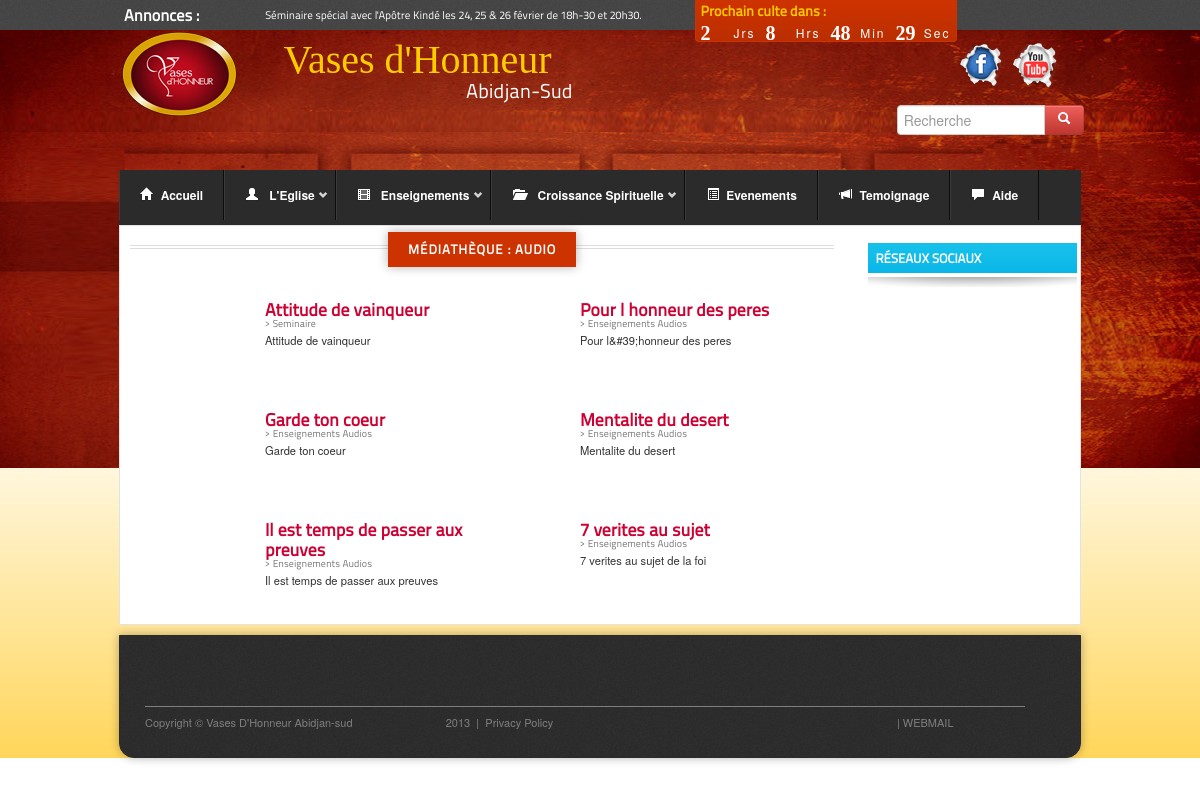
The app's page /medias.php?type=audio with its own data.
### tables this page shows
CREATE TABLE IF NOT EXISTS `articles` (
  `idArticle` int(11) NOT NULL AUTO_INCREMENT,
  `titreArticle` varchar(255) DEFAULT NULL,
  `contenuArticle` longtext,
  `autheur` varchar(45) DEFAULT NULL,
  `dateArticle` varchar(45) DEFAULT NULL,
  `postName` varchar(155) DEFAULT NULL,
  `mediaArticle` varchar(45) DEFAULT NULL,
  `categories_idCategorie` int(11) NOT NULL,
  `statuts_idStatut` int(11) NOT NULL,
  `idLangues` int(11) NOT NULL,
  `extrait` text NOT NULL,
  PRIMARY KEY (`idArticle`),
  KEY `fk_articles_categories1_idx` (`categories_idCategorie`),
  KEY `fk_articles_statuts1_idx` (`statuts_idStatut`)
);

CREATE TABLE IF NOT EXISTS `medias` (
  `idMedia` int(11) NOT NULL AUTO_INCREMENT,
  `thematique` varchar(45) DEFAULT NULL,
  `dateCreation` varchar(45) DEFAULT NULL,
  `autheur` varchar(45) DEFAULT NULL,
  `titreMedia` varchar(45) DEFAULT NULL,
  `description` text,
  `liensMedia` varchar(255) DEFAULT NULL,
  `typeMedia_idTypeMedia` int(11) NOT NULL,
  `chemin` varchar(255) NOT NULL,
  `duree` varchar(5) NOT NULL,
  `categorie` int(11) NOT NULL,
  `vignette` varchar(300) NOT NULL,
  PRIMARY KEY (`idMedia`),
  KEY `fk_medias_typeMedia1_idx` (`typeMedia_idTypeMedia`)
);

### required/class/mysql.class.php (called while the page is built, shortened)
<?php
	class MysqlConnect
	{
		public function Connecter()
		{
			if($this->connex = mysql_connect(self::SERVER,self::USER,self::PWD)){
				if($this->tb = mysql_select_db(self::DB,$this->connex)){
					return true;
				}else{
					return mysql_error();
				}
			}else{
				return mysql_error();
			}
		}
	}
?>

### required/class/cms.class.php (called while the page is built, shortened)
<?php
	require_once('mysql.class.php');
	class MyCms extends MysqlConnect{
		public $erreurs;
		public function __construct(){
			$this->erreurs = array(
									0=>"Connexion impossible au serveur de base de données",
									1=>"Paramètre vide",
									2=>"Les données que vous avez demandé n'ont pas été trouvé.",
									3=>"Aucune donnée à afficher"
							);
		}
		public function Secure($data){
			return mysql_real_escape_string(htmlentities($data));
		}
			public function CatArticle($categorie,$limite,$ordre="DESC"){
			if($limite!=0 and !empty($categorie) and strlen($categorie)>0){
				if($this->Connecter()){
					$sel = 'SELECT * FROM view_articles WHERE categorieterms = "'.$this->Secure($categorie).'" AND statut LIKE "%publie%" ORDER BY idArticle '.$this->Secure($ordre).' LIMIT '.$this->Secure($limite);
					$rep = mysql_query($sel) or exit(mysql_error());
					$n = mysql_num_rows($rep);
					if($n!=0){
						$articles = array();
						$i=0;
						while($article = mysql_fetch_array($rep)){
							$articles[$i] = $article;
							$i++;
						}
						return $articles;
					}
				}else{
					return $this->erreurs[0];
				}
			}else{
				return $this->erreurs[3];
			}
		}
			public function CatMedia($type,$limite,$ordre="DESC"){
			if($limite!=0){
				if($this->Connecter()){
					$sel = 'SELECT * FROM view_media WHERE nomMedia = "'.$this->Secure($type).'"  ORDER BY idMedia '.$this->Secure($ordre).' LIMIT '.$this->Secure($limite);
					$rep = mysql_query($sel) or exit(mysql_error());
					$n = mysql_num_rows($rep);
					if($n!=0){
						$articles = array();
						$i=0;
						while($article = mysql_fetch_array($rep)){
							$articles[$i] = $article;
							$i++;
						}
						return $articles;
					}
				}else{
					return $this->erreurs[0];
				}
			}else{
				return $this->erreurs[3];
			}
		}
	}

### medias.php (the view, shortened to what this page needs)
<!DOCTYPE html>
 <html class="no-js">
    <head>
         <link rel="stylesheet" type="text/css" media="screen" href="css/all.css" />
        <link rel="stylesheet" type="text/css" media="screen" href="css/scrollbar.css" />
        <link rel="stylesheet" type="text/css" href="css/sliderkit-site.css" media="screen, projection" />
        <link rel="stylesheet" type="text/css" href="css/sliderkit-demos.css" media="screen, projection" />
        <link rel="stylesheet" type="text/css" href="css/sliderkit-core.css" media="screen, projection" />
        <link rel="stylesheet" type="text/css" href="css/livecount.css" media="screen, projection" />
        <link rel="stylesheet" type="text/css" href="css/livecount.css" media="screen, projection" />
        <link href="css/framework2.css" rel="stylesheet" media="screen">
        <link href="css/framework-responsive2.css" rel="stylesheet" media="screen">
        <link href="css/jquery.bxslider.css" rel="stylesheet" />
        <link rel="stylesheet" type="text/css" media="screen" href="css/default.css" />
        <link rel="stylesheet" href="css/nivo-slider.css" type="text/css" media="screen" />
    </head>
    <body>
        <?php require_once('required/class/queries.class.php'); ?>
        <?php require_once('required/class/cms.class.php'); ?>
        <div class="top-wrap">
            <div class="row-fluid">
               <div class="container all">
                  <header>
                        <?php require_once('include/page/header.php'); ?>
                  </header>
                  <section class="wrapper">
                        <?php require_once('include/page/menu.php'); ?>
                  </section>
                 <section class="wrapper">
                      <div class="content_wrap">
                         <div class="row-fluid">
                            <div class="span9">
                                  <div class="row-fluid">
                                  <?php
                                       if(isset($_GET['type'])){
                                                  echo'<div class="heading2 span12">
                                                            <h2><span>Médiathèque : '. $_GET['type'].'</span></h2>
                                                      </div>
                                                      ';
                                              }
                                   ?>
                                 </div>
                                 <div class="row-fluid">
                                           <?php
                                              $ListCatEvent = new MyCms;
                                              if(isset($_GET['type'])){
                                                  $list=$ListCatEvent->CatMedia($_GET['type'],10,"DESC");
                                              }
                                                echo '<ul class="listMedia">';
                                              for($i=0;$i<sizeof($list);$i++){
                                                if($i%2==0){
                                                  $classe ='';
                                                }else{
                                                   $classe ='marg30';
                                                }
                                                echo'
                                                         <li '.$classe.'>
                                                         <div class="img" style="background: url(myadmin/'.$list[$i]['vignette'].') center;">&nbsp;</div>
                                                                <h4 class="titre_event"> <a href="media-'.$_GET['type'].'-full.php?id='.$list[$i]['idMedia'].'">'.$list[$i]['titreMedia'].'</a></h4>
                                                                <div class="cat_event"> > '.$list[$i]['nomCategorie'].'</div>
                                                                <p> '.$list[$i]['description'].'</p>
                                                         </li>
                                                ';
                                              }
                                              echo "</ul>";
                                          ?>
                                  </div>
                            </div>
                                <div class="span3">
                                     <div class="row-fluid line1">
                                            <div class="span12 social">
                                            <h2 class="titre bleu">Réseaux Sociaux</h2>
                                            <div class="bg_menus"></div>
                                            </div>
                                      </div>
                                </div>
                         </div>
                      </div>
                 </section>
              </div>
            </div>
        </div>
                  <?php require_once('include/page/footer.php'); ?>
    </body>
</html>

### include/page/header.php
                   <div class="row-fluid">
                    	<div class="navbar-fixed-top">
                               <div id="top-bar">
                            		<div class="container">
                            		   <div class="span7 news">
                                                   <div class="sliderkit newslider-minimal">
                                                      <div class="span3"> <div class="sliderkit-legend"> Annonces : </div></div>
                                                      <div class="span9 ">
                                                      <?php
                                                               $ListArticle = new MyCms;
                                                               $news = $ListArticle->CatArticle('annonces',10,"DESC");
                                                           echo '<div class="sliderkit-panels">';
                                                           for ($i=0; $i < sizeof($news); $i++) {
                                                                echo'
                                                             <div class="sliderkit-panel regular">
                                                               <a href="#" title="[link title]">'.utf8_encode( ucfirst(html_entity_decode($news[$i]['contenuArticle']))).'</a>
                                                             </div>';
                                                           }
                                                         echo '</div>';
                                                        ?>
                                                       </div>
                                                   </div>
                  					   </div>
                  					   <div class="span5">
                  					   			<div class="live_countdown  visible-desktop" id="jsHeaderCountdown">
				 <div class="countdown_dash">
                                                           <span>Prochain culte dans :</span>
                                                       </div>
				 <div id="countdown_dashboard">
							<div class="dash days_dash">
								<span class="dash_title">Jrs</span>
								<div class="digit_j digit">0</div>
							</div>
							<div class="dash hours_dash">
								<span class="dash_title">Hrs</span>
								<div class="digit_h digit">0</div>
							</div>
							<div class="dash minutes_dash">
								<span class="dash_title">Min</span>
								<div class="digit_m digit">0</div>
							</div>
							<div class="dash seconds_dash">
								<span class="dash_title">Sec</span>
								<div class="digit_s digit">0</div>
							</div>
						</div>
                                                   </div>
                  					   </div>
                            		</div>
                               </div>
                    	</div>
                   </div>
                   <div class="row-fluid sub_top ">
                       <div class="span2">
                           <img src="pictures/logo.png" alt="logo" title="logo" class="logo" style="width:120px;">
                       </div>
                       <div class="span4 name">
                       	 <p>Vases d'Honneur </p>
                       	 <div class="sub-name">Abidjan-Sud</div>
                       </div>
                       <div class="span4 offset2">
                       	<div class="row-fluid">
                       			<ul class="socials">
                       				<li> <a href="https://www.facebook.com/pages/Eglise-Vases-dHonneur-Abidjan-sud/173185566035855?fref=ts"target="_blank"><img src="pictures/facebook.png" alt="" style="width:50px;"> </a></li>
                       				<li> <a href=""><img src="pictures/youtube.png" alt="" style="width:50px;"> </a></li>
                       			</ul>
                       	</div>
                       	<div class="row-fluid">
                       		<div class="span6" id="search">
                       			<form>
                       				<div class="input-append">
  <input class="span12" id="appendedInputButton" type="text" placeholder="Recherche">
  <button class="btn btn-danger" type="button"><i class="icon-search icon-white"></i></button>
</div>
                       			</form>
                       		</div>
                       	</div>
                       </div>
                   </div>

### records on screen
articles: contenuArticle "Séminaire spécial avec l'Apôtre Kindé les 24, 25 & 26 février de 18h-30 et 20h30."
medias: titreMedia "Attitude de vainqueur", nomCategorie "Seminaire", description "Attitude de vainqueur"
medias: titreMedia "Pour l honneur des peres", nomCategorie "Enseignements Audios", description "Pour l&#39;honneur des peres"
medias: titreMedia "Garde ton coeur", nomCategorie "Enseignements Audios", description "Garde ton coeur"
medias: titreMedia "Mentalite du desert", nomCategorie "Enseignements Audios", description "Mentalite du desert"
medias: titreMedia "Il est temps de passer aux preuves", nomCategorie "Enseignements Audios", description "Il est temps de passer aux preuves"
medias: titreMedia "7 verites au sujet", nomCategorie "Enseignements Audios", description "7 verites au sujet de la foi"

### other values on screen
$resArt[$i]['Menu'] "Accueil"
$resArt[$i]['Menu'] "L'Eglise"
$resArt[$i]['Menu'] "Enseignements"
$resArt[$i]['Menu'] "Croissance Spirituelle"
$resArt[$i]['Menu'] "Evenements"
$resArt[$i]['Menu'] "Temoignage"
$resArt[$i]['Menu'] "Aide"
$_GET['type'] "AUDIO"
